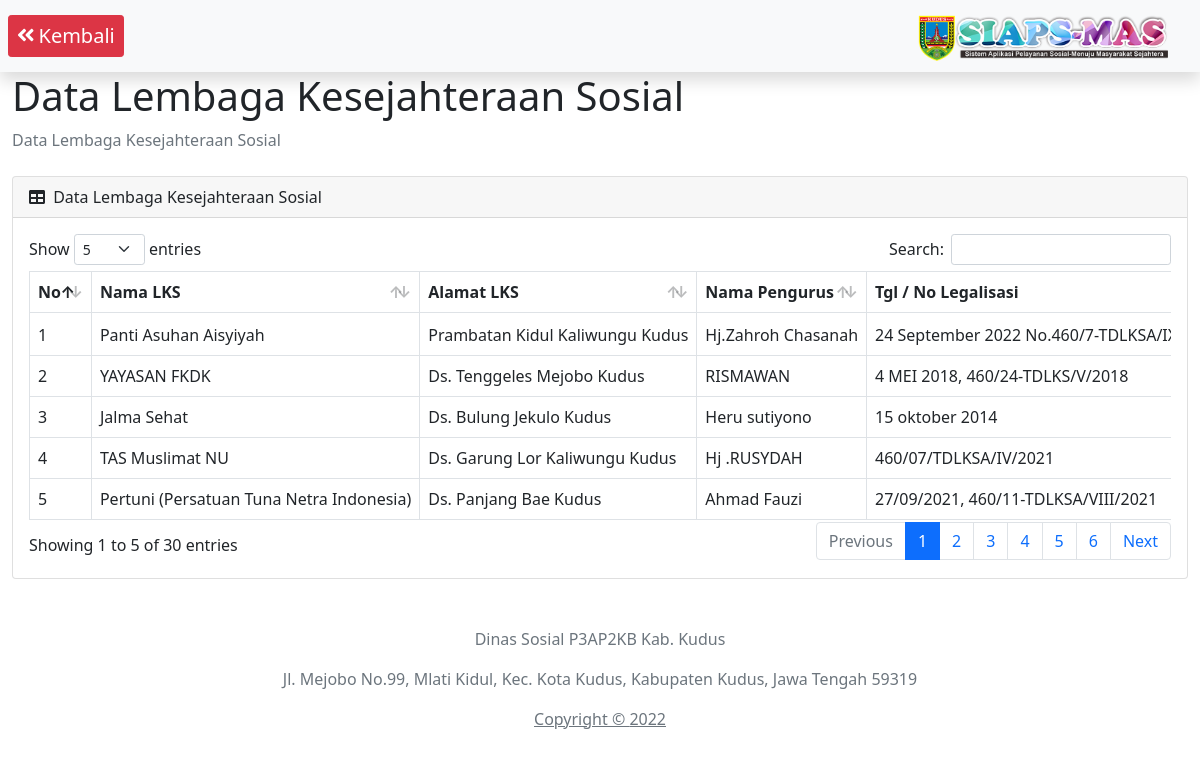
/index.php/welcome/lks, run on the app's committed database.
### tables this page shows
CREATE TABLE `lks` (
  `id_lks` int(11) NOT NULL,
  `nama_lks` varchar(200) NOT NULL,
  `alamat` varchar(200) NOT NULL,
  `nama_pengurus` varchar(80) NOT NULL,
  `tgl_no` varchar(50) NOT NULL,
  `registrasi` varchar(50) NOT NULL,
  `tipe_lks` varchar(5) NOT NULL,
  `kegiatan` varchar(50) NOT NULL,
  `jml_pekerja` varchar(3) NOT NULL,
  `dlm_p` varchar(5) NOT NULL,
  `dlm_l` varchar(5) NOT NULL,
  `non_p` varchar(5) NOT NULL,
  `non_l` varchar(5) NOT NULL,
  `jml_p` varchar(11) NOT NULL,
  `jml_l` varchar(11) NOT NULL,
  `jml_tot` varchar(11) NOT NULL,
  `berdiri` varchar(80) NOT NULL
);

### application/controllers/Welcome.php (called while the page is built, shortened)
<?php
class Welcome extends CI_Controller {
	public function lks()
	{
		$data['title'] = 'Data Lembaga Kesejahteraan Sosial';
		$data['lks'] = $this->db->get('lks')->result_array();
		$this->load->view('halawal/lks',$data);
	}
}

### index.php (called while the page is built, shortened)
<?php
require_once BASEPATH.'core/CodeIgniter.php';

### application/views/halawal/lks.php (the view, shortened to what this page needs)
<!DOCTYPE html>
<html lang="en">
    <head>
        <link rel="stylesheet" type="text/css" href="<?= base_url('assets/') ?>css/styles.css"/>
        <link rel="stylesheet" type="text/css" href="<?= base_url('assets/') ?>css/dataTables.bootstrap5.min.css" />
        <link rel="stylesheet" type="text/css" href="<?= base_url('assets/') ?>css/buttons.bootstrap5.min.css" />
        <link rel="stylesheet" type="text/css"  href="<?= base_url('assets/') ?>css/sweetalert2.min.css" />
        <link rel="stylesheet" type="text/css" href="<?= base_url('assets/') ?>css/bootstrap.min.css"/>
        <link rel="stylesheet" type="text/css" href="https://cdnjs.cloudflare.com/ajax/libs/select2/4.0.7/css/select2.min.css" />
    </head>
    <body>
    <nav class="navbar navbar-dark sticky-top bg-light flex-md-nowrap p-2 shadow">
        <a class="navbar-brand btn btn-danger btn-sm " href="<?= base_url('welcome') ?>"><i class="fas fa-angle-double-left me-1"></i>Kembali</a>
        <ul class="navbar-nav ms-auto ms-md-0 me-3 me-lg-4">
        <form class="d-none d-md-inline-block form-inline ml-auto mr-0 mr-md-3 my-2 my-md-0">
            <center>
                     <img  src="<?= base_url(); ?>assets/image/awal.png" width="250"></img>
            </center>
        </form>
        </ul>
    </nav>
 <main>
        <div class="container-fluid">
    <h1 class="mt-6">Data Lembaga Kesejahteraan Sosial</h1>
    <ol class="breadcrumb mb-4">
        <li class="breadcrumb-item active">Data Lembaga Kesejahteraan Sosial</li>
    </ol>
    <div class="card mb-4">
      <div class="card-header">
      <i class="fas fa-table me-1"></i>
        Data Lembaga Kesejahteraan Sosial
      </div>
    <div class="card-body">
            <table class="table table-bordered responsive display nowrap" id="dataTable" width="100%" cellspacing="0">
                <thead>
                  <tr>
                  <th>No</th>
                  <th>Nama LKS</th>
                  <th>Alamat LKS</th>
                  <th>Nama Pengurus</th>
                  <th>Tgl / No Legalisasi</th>
              </thead>
              <tbody>
                <?php $no = 1; foreach($lks as $lks) : ?>
                  <tr>
                    <td><?= $no++; ?></td>
                    <td><?= $lks['nama_lks']; ?></td>
                    <td><?= $lks['alamat']; ?></td>
                    <td><?= $lks['nama_pengurus']; ?></td>
                    <td><?= $lks['tgl_no']; ?></td>
                  </tr>
                <?php endforeach; ?>
              </tbody>
            </table>
          </div>
        </div>
        <center>
        <p class="mt-5 mb-3 text-muted">Dinas Sosial P3AP2KB Kab. Kudus</p>
              <p class="mt-1 mb-3 text-muted">Jl. Mejobo No.99, Mlati Kidul, Kec. Kota Kudus, Kabupaten Kudus, Jawa Tengah 59319</p>
            <a class="mt-2 mb-3 text-muted" href="<?= base_url('credit'); ?>">Copyright &copy; <?= date('Y'); ?></a>
            </center>
      </div>
</main>
    </body>
</html>

### data on the page
lks: nama_lks "Panti Asuhan Aisyiyah", alamat "Prambatan Kidul Kaliwungu Kudus", nama_pengurus "Hj.Zahroh Chasanah", tgl_no "24 September 2022…"
lks: nama_lks "YAYASAN FKDK", alamat "Ds. Tenggeles Mejobo Kudus", nama_pengurus "RISMAWAN", tgl_no "4 MEI 2018, 460/24-TDLKS/V/2018"
lks: nama_lks "Jalma Sehat", alamat "Ds. Bulung Jekulo Kudus", nama_pengurus "Heru sutiyono", tgl_no "15 oktober 2014"
lks: nama_lks "TAS Muslimat NU", alamat "Ds. Garung Lor Kaliwungu Kudus", nama_pengurus "Hj .RUSYDAH", tgl_no "460/07/TDLKSA/IV/2021"
lks: nama_lks "Pertuni (Persatuan Tuna Netra Indonesia)", alamat "Ds. Panjang Bae Kudus", nama_pengurus "Ahmad Fauzi", tgl_no "27/09/2021, 460/11-TDLKSA/VIII/2021"
